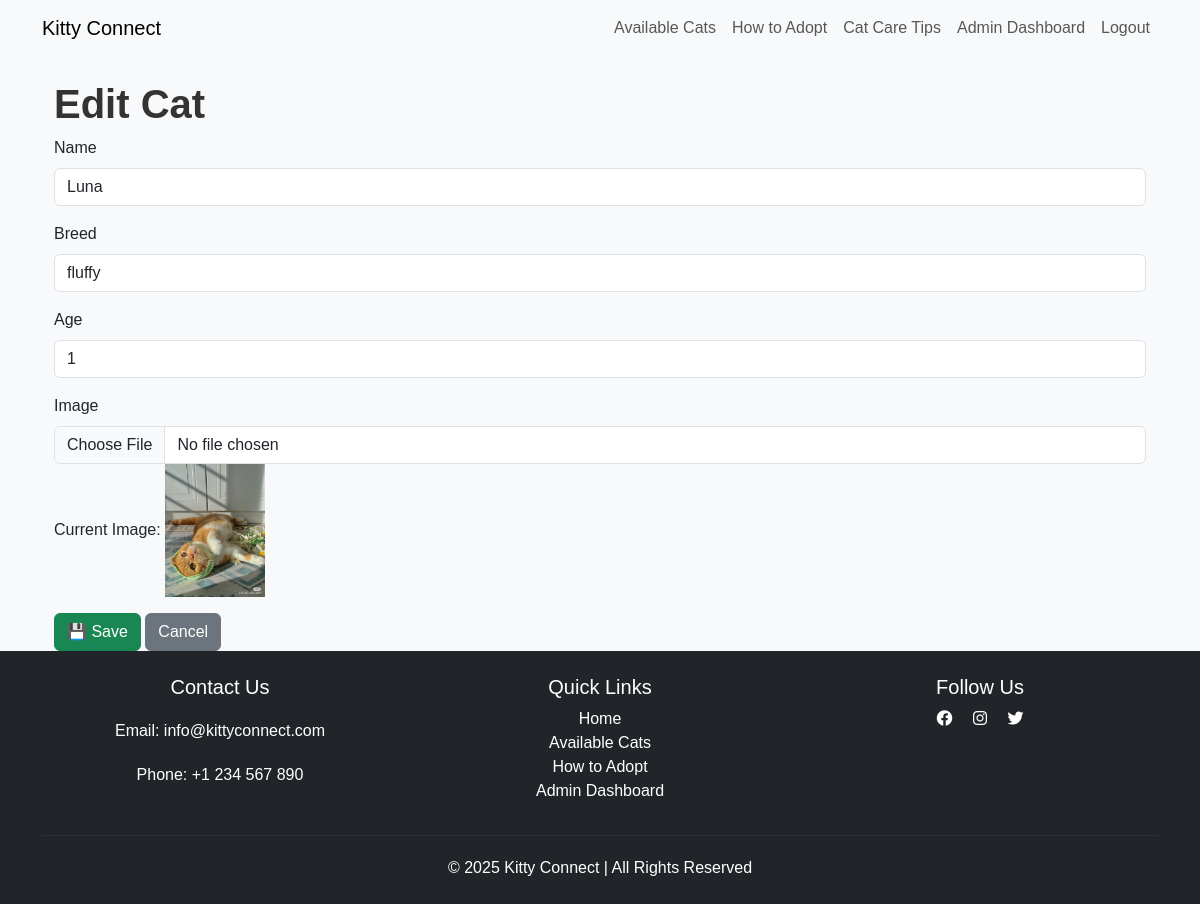
/cat/edit/6/ (signed in), run on the app's committed database.
### cat/models.py (models this page shows, shortened)
class Cat(models.Model):
    name = models.CharField(max_length=50)
    age = models.IntegerField()
    breed = models.CharField(max_length=100)
    image = models.ImageField(upload_to='cat_images/', null=True, blank=True)
    description = models.TextField()
    available = models.BooleanField(default=True)

### cat/views.py (the view, shortened to what this page needs)
# urls.py: path("edit/<int:pk>/", cat_update, name="cat_update"),
@user_passes_test(is_admin)
def cat_update(request, pk):
    cat = get_object_or_404(Cat, pk=pk)
    return render(request, "cat/cat_form.html", {"cat": cat})

### cat/views.py (called while the page is built)
def is_admin(user):
    return user.is_superuser

### cat/templates/cat/cat_form.html (shortened to what this page needs)
{% extends 'base.html' %}
{% block content %}
<div class="container mt-4">
    <h2>{% if cat %}Edit{% else %}Add{% endif %} Cat</h2>
    <form method="post" enctype="multipart/form-data">
        <div class="mb-3">
            <label class="form-label">Name</label>
            <input type="text" name="name" class="form-control" value="{{ cat.name|default:'' }}" required>
        </div>
        <div class="mb-3">
            <label class="form-label">Breed</label>
            <input type="text" name="breed" class="form-control" value="{{ cat.breed|default:'' }}" required>
        </div>
        <div class="mb-3">
            <label class="form-label">Age</label>
            <input type="number" name="age" class="form-control" value="{{ cat.age|default:'' }}" required>
        </div>
        <div class="mb-3">
            <label class="form-label">Image</label>
            <input type="file" name="image" class="form-control">
            {% if cat.image %}
                <p>Current Image: <img src="{{ cat.image.url }}" width="100"></p>
            {% endif %}
        </div>
        <button type="submit" class="btn btn-success">💾 Save</button>
        <a href="{% url 'admin_dashboard' %}" class="btn btn-secondary">Cancel</a>
    </form>
</div>
{% endblock %}

### static/css/styles.css (style rules this page uses)
body { font-family: 'Arial', sans-serif; background-color: #f8f9fa; margin: 0; padding: 0; }
h2 { font-size: 2.5rem; font-weight: bold; color: #333; }

### data on the page
Cat: name "Luna", breed "fluffy", age "1", image (picture)
